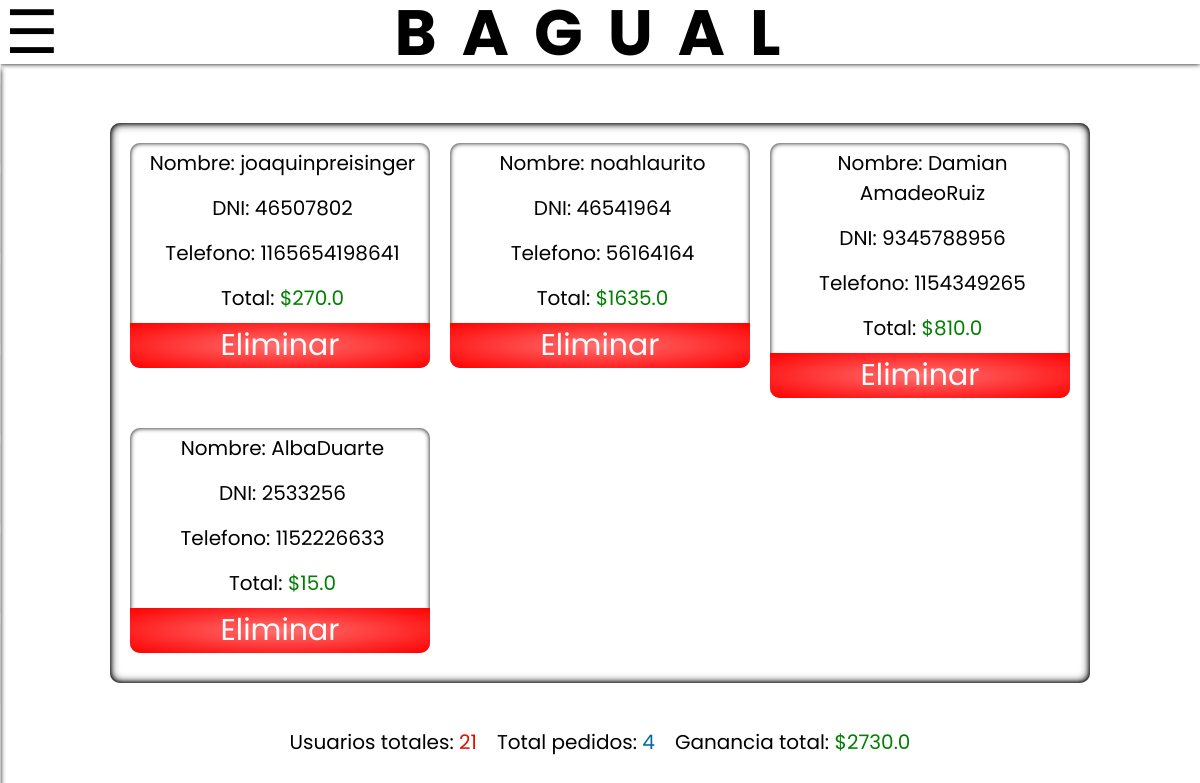
Before: /datos/ (signed in) with the older database file.
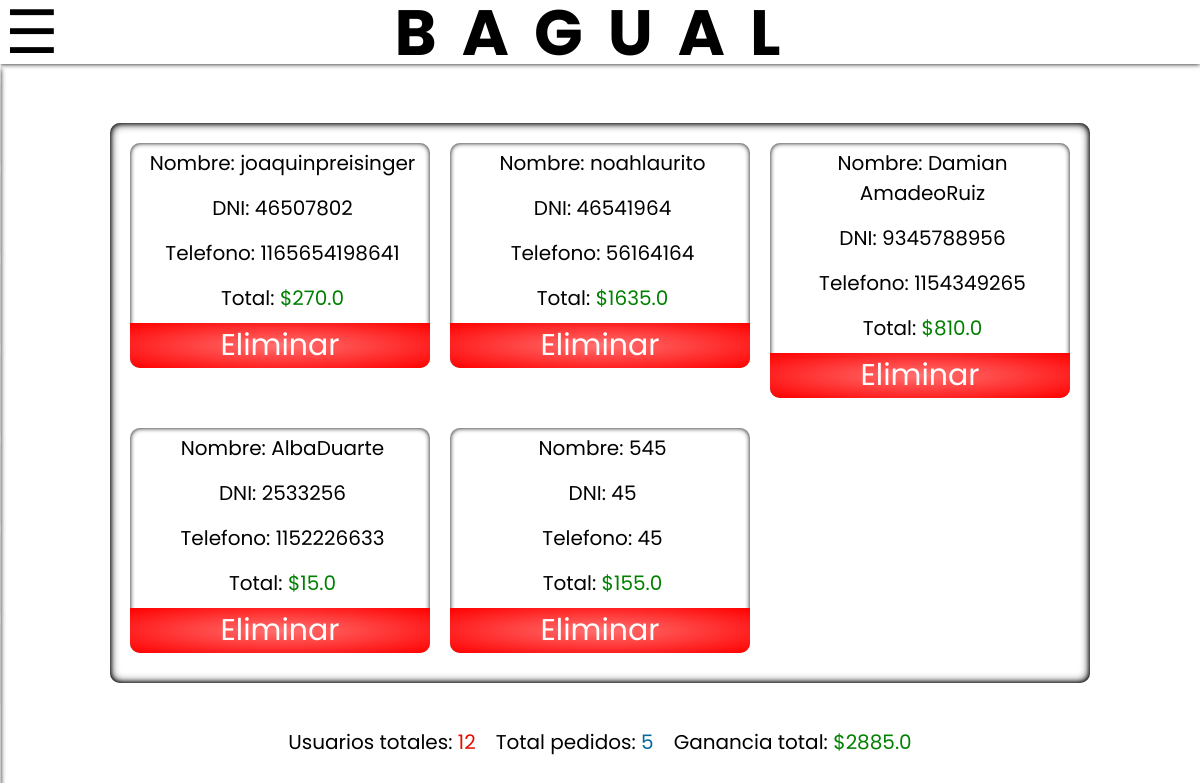
After: the same page with the newer database file.
### ecommerce/models.py (models this page shows)
class pedidos(models.Model):
    nombre = models.TextField()
    DNI = models.IntegerField()
    telefono = models.IntegerField()
    total = models.FloatField()

### ecommerce/views.py (the view)
# urls.py: path('datos/', views.verPedidos, name="verPedidos"),
@staff_member_required
@login_required
def verPedidos(request):
    ventas = pedidos.objects.all()
    totalPedidos = pedidos.objects.all().count()
    totalCliente = User.objects.all().count()
    totalGanancia = 0
    for i in ventas:
        totalGanancia += i.total
    return render(request, 'pedidosTotales.html', {
        'pedidos': ventas,
        'total': totalPedidos,
        'totalCliente': totalCliente,
        'ganancia': totalGanancia
    })

### ecommerce/templates/pedidosTotales.html (shortened to what this page needs)
{% extends 'base.html' %} {% load static %}
    {% block content %}
    <link rel="stylesheet" href="{% static 'pedidosTotales.css' %}" />
    <main class="main-pedidos">
      <div class="pedidos">
        {% for pedido in pedidos %}
        <div class="cardPedido">
          <p class="name">Nombre: {{pedido.nombre}}</p>
          <p class="dni">DNI: {{pedido.DNI}}</p>
          <p class="tel">Telefono: {{pedido.telefono}}</p>
          <p class="total">Total: <span>${{pedido.total}}</span></p>
          <form action="{% url 'eliminarPedido' pedido.id %}" method="POST">
            <button>Eliminar</button>
          </form>
        </div>
        {% endfor %}
      </div>
      <div class="details">
        <p class="usuarios">Usuarios totales: <span>{{totalCliente}}</span></p>
        {% if total != 0 %}
        <p class="totalpedidos">Total pedidos: <span>{{total}}</span></p>
        <p class="ganancia">Ganancia total: <span>${{ganancia}}</span></p>
        {% else %}
        <h1>NO HAY PEDIDOS</h1>
        {% endif %}
      </div>
    </main>
    {% endblock content %}

Changed rows visible on the page:
added pedidos: nombre "545", DNI "45", telefono "45", total "155.0"
Other visible differences:
{{ totalCliente }}: "21" → "12"
{{ total }}: "4" → "5"
{{ ganancia }}: "2730.0" → "2885.0"
